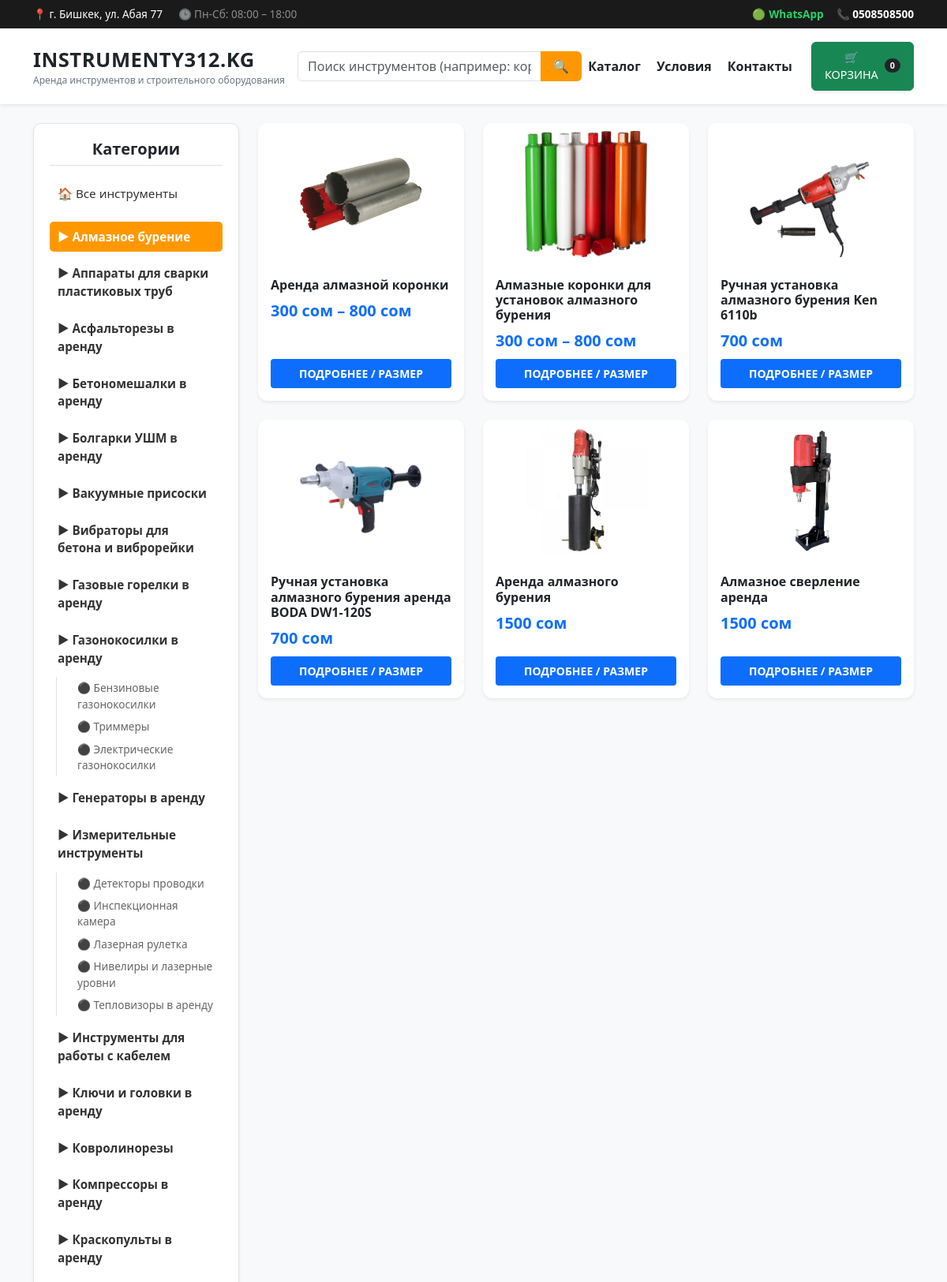
/?category=1 (upper part), run on the app's committed database.
### catalog/models.py (models this page shows, shortened)
class Category(models.Model):
    name = models.CharField(max_length=100, verbose_name="Категория")
    class Meta:
        verbose_name = "Категория"
        verbose_name_plural = "Категории"

class SubCategory(models.Model):
    category = models.ForeignKey(Category, on_delete=models.CASCADE, related_name='subcategories',
                                 verbose_name="Категория")
    name = models.CharField(max_length=100, verbose_name="Название подкатегории")
    class Meta:
        verbose_name = "Подкатегория"
        verbose_name_plural = "Подкатегории"

class Tool(models.Model):
    category = models.ForeignKey(Category, on_delete=models.CASCADE, verbose_name="Категория")
    subcategory = models.ForeignKey(SubCategory, on_delete=models.SET_NULL, null=True, blank=True,
                                    verbose_name="Подкатегория")
    title = models.CharField(max_length=200, verbose_name="Название товара/инструмента")
    description = models.TextField(verbose_name="Описание", blank=True, null=True)
    price_per_day = models.CharField(max_length=50, verbose_name="Цена в сутки (базовая)", blank=True, null=True)
    deposit = models.DecimalField(max_digits=10, decimal_places=2, verbose_name="Залог")
    image = models.ImageField(upload_to='tools/', verbose_name="Главное фото")
    is_available = models.BooleanField(default=True, verbose_name="Доступно сейчас")
    full_description = models.TextField(verbose_name="Полное описание", blank=True, null=True)
    class Meta:
        verbose_name = "Товар"
        verbose_name_plural = "Все товары (Инструменты)"

### catalog/views.py (the view)
# urls.py: path('', views.index, name='index'),
def index(request):
    cat_id = request.GET.get('category')
    sub_id = request.GET.get('subcategory')
    tools = Tool.objects.all()
    if sub_id:
        tools = tools.filter(subcategory_id=sub_id)
    elif cat_id:
        tools = tools.filter(category_id=cat_id)
    categories = Category.objects.prefetch_related('subcategories').all()
    return render(request, 'catalog/index.html', {
        'tools': tools,
        'categories': categories,
        'current_category': int(cat_id) if cat_id else None
    })

### catalog/templates/catalog/index.html (shortened to what this page needs)
{% load static %}
<!DOCTYPE html>
<html lang="ru">
<head>
    <link href="https://cdn.jsdelivr.net/npm/bootstrap@5.3.0/dist/css/bootstrap.min.css" rel="stylesheet">
    <link rel="stylesheet" href="{% static 'style.old.css' %}">
</head>
<body class="bg-light">
<header class="bg-white shadow-sm sticky-top mb-4">
    <div class="top-bar text-white py-2">
        <div class="container d-flex justify-content-between align-items-center flex-wrap gap-2">
            <div>
                <span class="me-3">📍 г. Бишкек, ул. Абая 77</span>
                <span class="text-white-50">🕒 Пн-Сб: 08:00 – 18:00</span>
            </div>
            <div class="d-flex align-items-center gap-3">
                <a href="https://wa.me/996508508500" class="btn-whatsapp d-flex align-items-center gap-1" target="_blank">
                    <span>🟢</span> WhatsApp
                </a>
                <a href="tel:+996702747714" class="text-white text-decoration-none fw-bold">
                    📞 0508508500
                </a>
            </div>
        </div>
    </div>
    <nav class="navbar navbar-expand-lg navbar-light py-3">
        <div class="container">
            <a class="navbar-brand d-inline-block" href="/">
                <span class="fw-bold text-dark logo-title">INSTRUMENTY312.KG</span>
                <span class="logo-subtitle">Аренда инструментов и строительного оборудования</span>
            </a>
            <div class="collapse navbar-collapse" id="headerNavbar">
                <form class="d-flex mx-auto my-3 my-lg-0 nav-search" style="width: 100%; max-width: 420px;" action="/search/" method="GET">
                    <div class="input-group">
                        <input type="text" name="q" class="form-control" placeholder="Поиск инструментов (например: коронка)..." aria-label="Поиск">
                        <button class="btn px-3" type="submit">🔍</button>
                    </div>
                </form>
                <ul class="navbar-nav mb-2 mb-lg-0 me-3 fw-semibold gap-1">
                    <li class="nav-item"><a class="nav-link text-dark" href="{% url 'index' %}">Каталог</a></li>
                    <li class="nav-item"><a class="nav-link text-dark" href="{% url 'условия' %}">Условия</a></li>
                    <li class="nav-item"><a class="nav-link text-dark" href="{% url 'контакты' %}">Контакты</a></li>
                </ul>
<a href="{% url 'cart_detail' %}" class="btn btn-success px-3 py-2 d-flex align-items-center gap-2 shadow-sm text-uppercase" style="font-size: 0.9rem;">
    <span>🛒 Корзина</span>
    <span class="badge bg-dark text-white rounded-pill">
        {% if request.session.cart %}{{ request.session.cart|length }}{% else %}0{% endif %}
    </span>
</a>
            </div>
        </div>
    </nav>
</header>
<div class="container">
    <div class="row">
        <div class="col-md-3 mb-4">
            <div class="sidebar shadow-sm border bg-white">
                <h5 class="mb-3 fw-bold text-center border-bottom pb-2">Категории</h5>
                <a href="/" class="category-link {% if not current_category and not request.GET.subcategory %}active{% endif %} mb-3">🏠 Все инструменты</a>
                {% for cat in categories %}
                    <div class="mb-2">
                        <a href="/?category={{ cat.id }}"
                           class="category-link {% if current_category == cat.id %}active{% endif %} fw-bold">
                           ▶ {{ cat.name }}
                        </a>
                        {% if cat.subcategories.all %}
                            <div class="ps-3 border-start ms-2 mt-1 mb-2">
                                {% for sub in cat.subcategories.all %}
                                    <a href="/?subcategory={{ sub.id }}"
                                       class="sub-link {% if request.GET.subcategory == sub.id|stringformat:'i' %}active-sub{% endif %}">
                                       ⚫ {{ sub.name }}
                                    </a>
                                {% endfor %}
                            </div>
                        {% endif %}
                    </div>
                {% endfor %}
            </div>
        </div>
        <div class="col-md-9">
            <div class="row row-cols-2 row-cols-md-3 g-2 g-md-4">
                {% for tool in tools %}
                <div class="col">
                    <div class="card h-100 border-0 shadow-sm tool-card">
                        <a href="{% url 'tool_detail' tool.pk %}">
                            {% if tool.image %}
                                <img src="{{ tool.image.url }}" class="card-img-top" alt="{{ tool.title }}">
                            {% else %}
                                <div class="bg-secondary text-white text-center py-5" style="height: 180px;">Нет фото</div>
                            {% endif %}
                        </a>
                        <div class="card-body d-flex flex-column">
                            <h6 class="card-title fw-bold mb-2">
                                <a href="{% url 'tool_detail' tool.pk %}" class="tool-title-link">
                                    {{ tool.title }}
                                </a>
                            </h6>
                            <div class="mb-2">
                                <span class="text-primary fw-bold fs-5">{{ tool.price_per_day }}</span>
                            </div>
                            <div class="mt-auto d-grid gap-2">
                                <a href="{% url 'tool_detail' tool.pk %}" class="btn btn-orange btn-sm text-uppercase py-2">Подробнее / Размер</a>
                            </div>
                        </div>
                    </div>
                </div>
                {% empty %}
                <div class="col-12 text-center py-5">
                    <p class="text-muted">В этой категории пока нет инструментов.</p>
                </div>
                {% endfor %}
            </div>
        </div>
    </div>
</div>
</body>
</html>

### catalog/templates/catalog/index.html (style rules this page uses)
.top-bar { background-color: #1a1a1a; font-size: 0.85rem; }
.navbar-brand .logo-title { font-size: 1.6rem; letter-spacing: 0.5px; }
.navbar-brand .logo-subtitle { font-size: 0.75rem; color: #6c757d; display: block; margin-top: -3px; }
.btn-whatsapp { color: #25D366; font-weight: bold; text-decoration: none; transition: 0.2s; }
.nav-search .form-control { border-radius: 6px 0 0 6px; }
.nav-search .btn { border-radius: 0 6px 6px 0; background-color: #ff9800; color: white; border: none; }
.btn-orange { background-color: #0d6efd; color: white; font-weight: bold; transition: 0.3s; border: none; }
.sidebar { background: #f8f9fa; padding: 20px; border-radius: 10px; min-height: 80vh; }
.category-link { text-decoration: none; color: #333; display: block; padding: 8px 10px; border-radius: 5px; margin-bottom: 5px; font-size: 0.95rem; }
.category-link.active { background: #ff9800; color: white; }
.tool-card { transition: 0.3s; border-radius: 12px; overflow: hidden; }
.tool-card img { height: 180px; object-fit: contain; background: #fff; padding: 10px; cursor: pointer; }
.tool-title-link { text-decoration: none; color: inherit; }
.sub-link { font-size: 0.85rem; padding: 4px 10px; color: #666; transition: 0.2s; text-decoration: none; display: block; border-radius: 4px; }

### data on the page
Category: name "Алмазное бурение"
Category: name "Аппараты для сварки пластиковых труб"
Category: name "Асфальторезы в аренду"
Category: name "Бетономешалки в аренду"
Category: name "Болгарки УШМ в аренду"
Category: name "Вакуумные присоски"
Category: name "Вибраторы для бетона и виброрейки"
Category: name "Газовые горелки в аренду"
Category: name "Газонокосилки в аренду"
SubCategory: name "Бензиновые газонокосилки"
SubCategory: name "Триммеры"
SubCategory: name "Электрические газонокосилки"
Category: name "Генераторы в аренду"
Category: name "Измерительные инструменты"
SubCategory: name "Детекторы проводки"
SubCategory: name "Инспекционная камера"
SubCategory: name "Лазерная рулетка"
SubCategory: name "Нивелиры и лазерные уровни"
SubCategory: name "Тепловизоры в аренду"
Category: name "Инструменты для работы с кабелем"
Category: name "Ключи и головки в аренду"
Category: name "Ковролинорезы"
Category: name "Компрессоры в аренду"
Category: name "Краскопульты в аренду"
Tool: image (picture), title "Аренда алмазной коронки", price_per_day "300 сом – 800 сом"
Tool: image (picture), title "Алмазные коронки для установок алмазного бурения", price_per_day "300 сом – 800 сом"
Tool: image (picture), title "Ручная установка алмазного бурения Ken 6110b", price_per_day "700 сом"
Tool: image (picture), title "Ручная установка алмазного бурения аренда BODA DW1-120S", price_per_day "700 сом"
Tool: image (picture), title "Аренда алмазного бурения", price_per_day "1500 сом"
Tool: image (picture), title "Алмазное сверление аренда", price_per_day "1500 сом"
